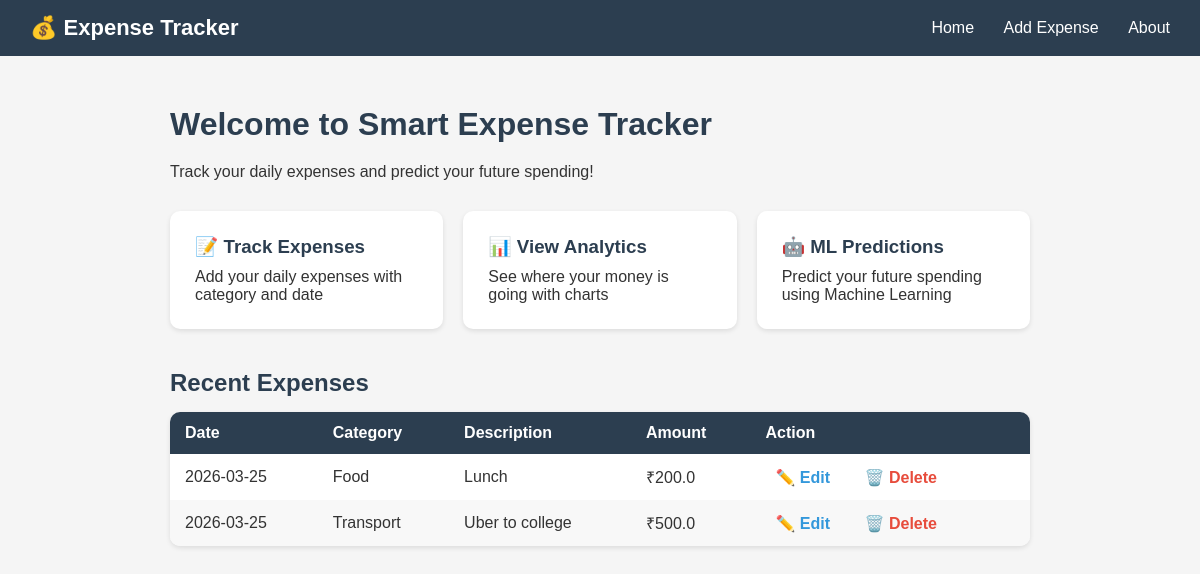
Before: / with the older database file.
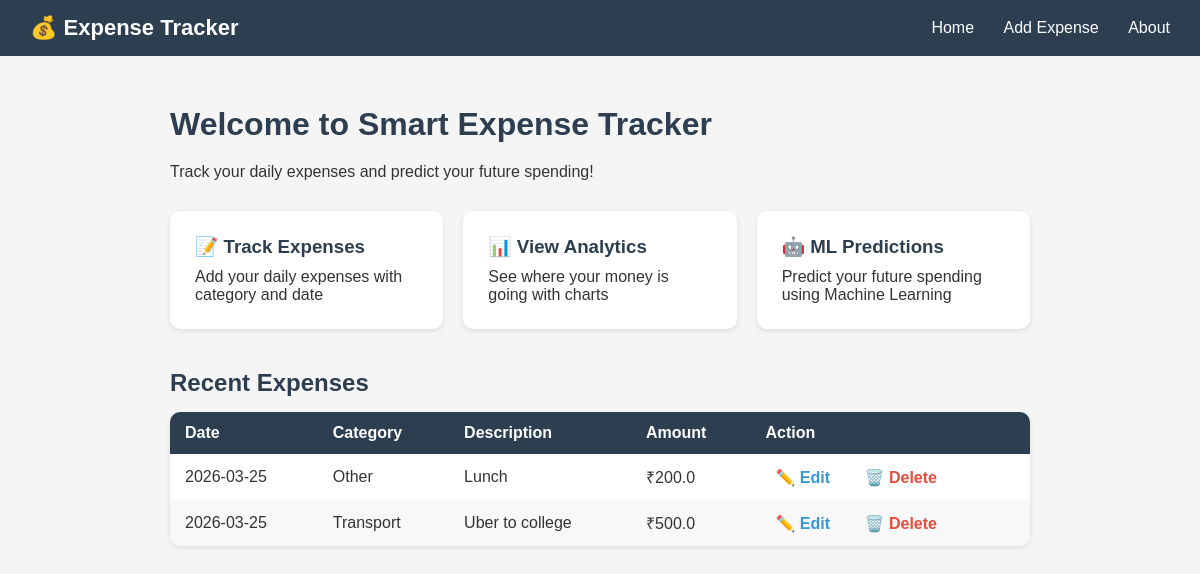
After: the same page with the newer database file.
### tables this page shows
CREATE TABLE expenses(
            id INTEGER PRIMARY KEY AUTOINCREMENT,
            amount REAL NOT NULL,
            category TEXT NOT NULL,
            description TEXT,
            date TEXT NOT NULL
        );

### app.py (the view)
@app.route('/')
def home():
    conn = get_db_connection()
    expenses = conn.execute(
        'SELECT * FROM expenses ORDER BY date DESC'
    ).fetchall()
    conn.close()
    return render_template('index.html', expenses=expenses)

### app.py (called while the page is built)
def get_db_connection():
    conn = sqlite3.connect('expenses.db')
    conn.row_factory = sqlite3.Row
    return conn

### templates/index.html
{% extends 'base.html' %}
{% block content %}
<h1>Welcome to Smart Expense Tracker</h1>
<p>Track your daily expenses and predict your future spending!</p>
<div class="features">
    <div class="feature-card">
        <h3>📝 Track Expenses</h3>
        <p>Add your daily expenses with category and date</p>
    </div>
    <div class="feature-card">
        <h3>📊 View Analytics</h3>
        <p>See where your money is going with charts</p>
    </div>
    <div class="feature-card">
        <h3>🤖 ML Predictions</h3>
        <p>Predict your future spending using Machine Learning</p>
    </div>
</div>
<h2 style="margin-top: 40px;">Recent Expenses</h2>
{% if expenses %}
<table>
    <thead>
        <tr>
            <th>Date</th>
            <th>Category</th>
            <th>Description</th>
            <th>Amount</th>
            <th>Action</th>
        </tr>
    </thead>
    <tbody>
        {% for expense in expenses %}
        <tr>
            <td>{{ expense['date'] }}</td>
            <td>{{ expense['category'] }}</td>
            <td>{{ expense['description'] }}</td>
            <td>₹{{ expense['amount'] }}</td>
            <td>
                <a href="/edit/{{ expense['id'] }}" class="edit-btn">
                    ✏️ Edit
                </a>
                <a href="/delete/{{ expense['id'] }}" class="delete-btn"
                    onclick="return confirm('Are you sure you want to delete this expense?')">
                    🗑️ Delete
                </a>
            </td>
        </tr>
        {% endfor %}
    </tbody>
</table>
{% else %}
<p style="margin-top: 15px; color: #888;">
    No expenses yet.
    <a href="/add">Add your first expense!</a>
</p>
{% endif %}
{% endblock %}

### templates/base.html (shortened to what this page needs)
<!DOCTYPE html>
<html lang="en">
<head>
    <link rel="stylesheet" href="{{ url_for('static', filename='style.css') }}">
</head>
<body>
    <nav>
        <div class="logo">💰 Expense Tracker</div>
        <div class="nav-links">
            <a href="/">Home</a>
            <a href="/add">Add Expense</a>
            <a href="/about">About</a>
        </div>
    </nav>
    <div class="container">
        {% block content %}
        {% endblock %}
    </div>
</body>
</html>

### static/style.css (style rules this page uses)
* { margin: 0; padding: 0; box-sizing: border-box; }
body { font-family: Arial, sans-serif; background-color: #f5f5f5; color: #333; }
nav { background-color: #2c3e50; padding: 15px 30px; display: flex; justify-content: space-between; align-items: center; }
.logo { color: white; font-size: 22px; font-weight: bold; }
.nav-links a { color: white; text-decoration: none; margin-left: 25px; font-size: 16px; }
.container { max-width: 900px; margin: 30px auto; padding: 20px; }
h1 { color: #2c3e50; margin-bottom: 20px; }
.features { display: flex; gap: 20px; margin-top: 30px; flex-wrap: wrap; }
.feature-card { background: white; padding: 25px; border-radius: 10px; flex: 1; min-width: 200px; box-shadow: 0 2px 5px rgba(0,0,0,0.1); }
.feature-card h3 { margin-bottom: 10px; color: #2c3e50; }
table { width: 100%; border-collapse: collapse; margin-top: 15px; background: white; border-radius: 10px; overflow: hidden; box-shadow: 0 2px 5px rgba(0,0,0,0.1); }
thead { background-color: #2c3e50; color: white; }
th, td { padding: 12px 15px; text-align: left; }
tbody tr:nth-child(even) { background-color: #f8f8f8; }
h2 { color: #2c3e50; margin-bottom: 10px; }
.delete-btn { color: #e74c3c; text-decoration: none; font-weight: bold; padding: 5px 10px; border-radius: 5px; }
.edit-btn { color: #3498db; text-decoration: none; font-weight: bold; padding: 5px 10px; border-radius: 5px; margin-right: 10px; }

Changed rows visible on the page:
changed expenses "Lunch": category "Food" → "Other"
